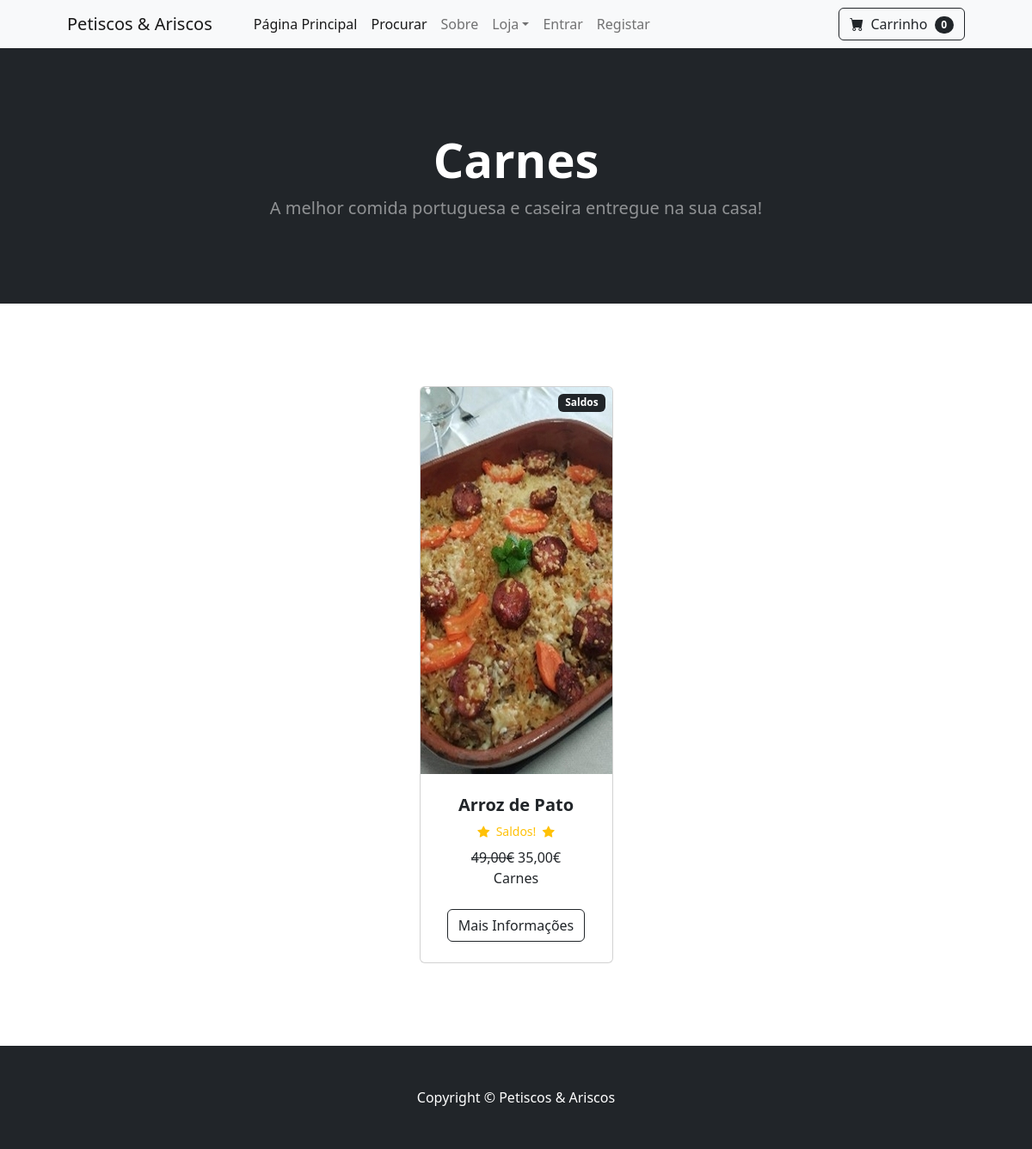
The page /category/Carnes on the database its author committed.
### mystore/models.py (models this page shows, shortened)
class Categories(models.Model):
    name = models.CharField(max_length=50)
    def __str__(self):
        return self.name
    class Meta:
        verbose_name_plural = "Categories"

class Products(models.Model):
    name = models.CharField(max_length=100)
    price = MoneyField(max_digits=10, decimal_places=2, default_currency='EUR')
    category = models.ForeignKey(Categories, on_delete=models.CASCADE, default=1)
    description = QuillField(max_length=250, default='', blank=True, null=True)
    image = models.ImageField(upload_to='uploads/product/')
    is_sale = models.BooleanField(default=False)
    sale_price = models.DecimalField(default=0, decimal_places=2, max_digits=6)
    class Meta:
        verbose_name_plural = "Products"

### mystore/views.py (the view)
# urls.py: path('category/<str:cn>', views.category, name='category'),
def category(request, cn):
    try:
        category = Categories.objects.get(name=cn)
        products = Products.objects.filter(category=category)
        return render(request, 'category.html', {
            'products': products,
            'category': category
        })
    except Categories.DoesNotExist:
        messages.error(request, 'Desculpa, neste momento não há produtos desta categoria.')
        return redirect('home')

### cart/cart.py (called while the page is built)
    def __len__(self):
        return len(self.cart)

### cart/context_processors.py (called while the page is built)
def cart(request):
    return {'cart': Cart(request)}

### mystore/templates/category.html (shortened to what this page needs)
{% extends 'base.html' %}
{% block content %}
        <header class="bg-dark py-5">
            <div class="container px-4 px-lg-5 my-5">
                <div class="text-center text-white">
                    <h1 class="display-4 fw-bolder">{{ category }}</h1>
                    <p class="lead fw-normal text-white-50 mb-0">A melhor comida portuguesa e caseira entregue na sua casa!</p>
                </div>
            </div>
        </header>
        <section class="py-5">
            <div class="container px-4 px-lg-5 mt-5">
                <div class="row gx-4 gx-lg-5 row-cols-2 row-cols-md-3 row-cols-xl-4 justify-content-center">
                    {% for product in products %}
                        {% if product.is_sale %}
                        <div class="col mb-5">
                            <div class="card h-100">
                                <div class="badge bg-dark text-white position-absolute" style="top: 0.5rem; right: 0.5rem">Saldos</div>
                                <img class="card-img-top" src="{{ product.image.url }}" alt="..." />
                                <div class="card-body p-4">
                                    <div class="text-center">
                                        <h5 class="fw-bolder">{{ product.name }}</h5>
                                        <div class="d-flex justify-content-center small text-warning mb-2">
                                        <div class="bi-star-fill"></div>&nbsp;&nbsp;Saldos!&nbsp;&nbsp;
                                        <div class="bi-star-fill"></div></div>
                                        <strike>{{ product.price }}€</strike>
                                        {{ product.sale_price }}€
                                        <br>
                                        {{ product.category }}
                                    </div>
                                </div>
                                <div class="card-footer p-4 pt-0 border-top-0 bg-transparent">
                                    <div class="text-center"><a class="btn btn-outline-dark mt-auto" href="{% url 'product' product.id %}">Mais Informações</a></div>
                                </div>
                            </div>
                        </div>
                        {% endif %}
                    {% endfor %}
                </div>
            </div>
        </section>
{% endblock %}

### rows shown on the page
Categories: name "Carnes"
Products: image (picture), name "Arroz de Pato", price "49,00", sale_price "35,00", category "Carnes"

### other values the page prints
{{ cart|length }} "0"
